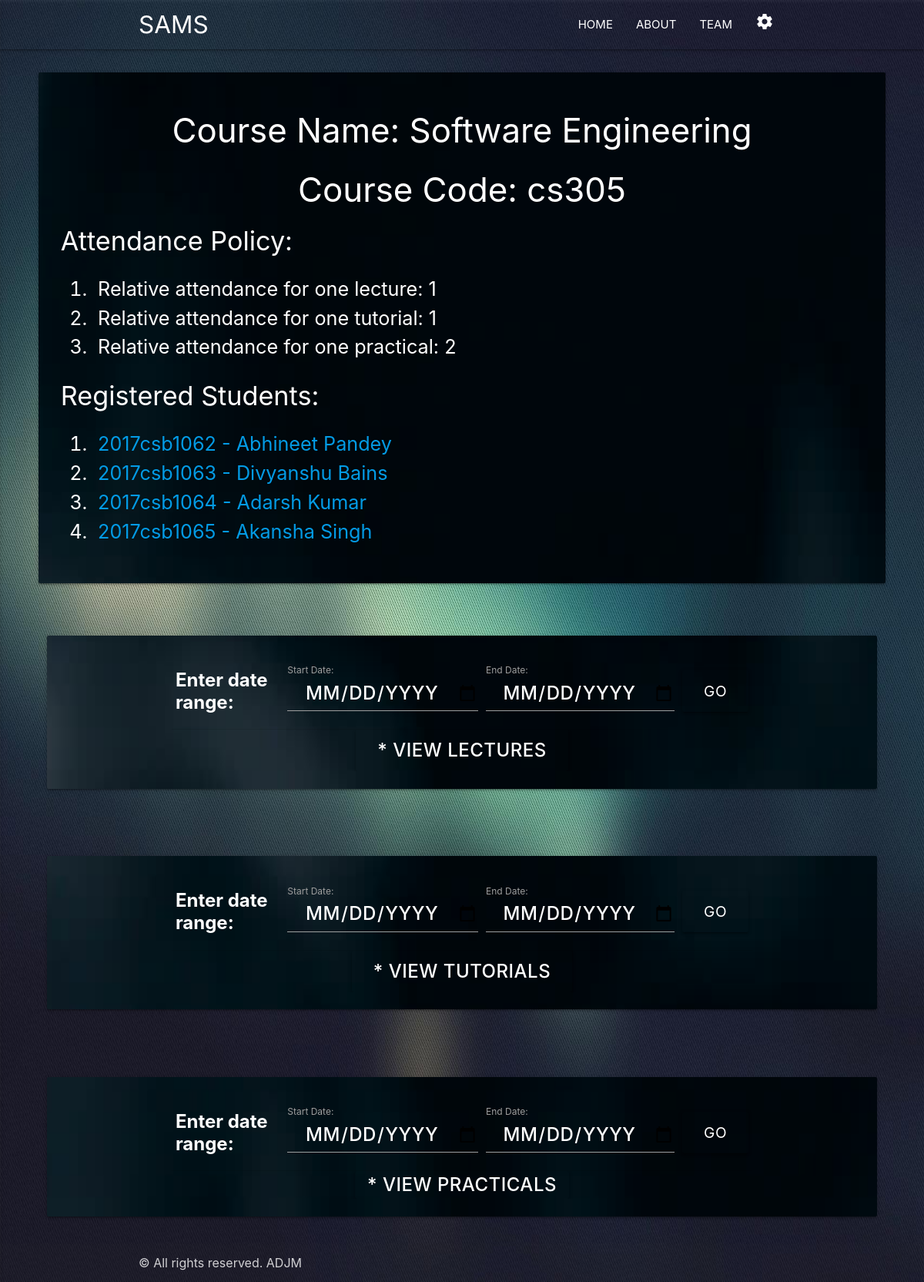
The app's page /db/view_course_attendance_details/2/ (signed in) with its own data.
### database_manager/models.py (models this page shows, shortened)
class Course(models.Model):
    name = models.CharField(max_length=80)
    code = models.CharField(max_length=10, unique=True)
    relative_attendance_for_one_lecture = models.IntegerField()
    relative_attendance_for_one_tutorial = models.IntegerField()
    relative_attendance_for_one_practical = models.IntegerField()
    instructors = models.ManyToManyField(Instructor)
    teaching_assistants = models.ManyToManyField(TeachingAssistant, blank=True)
    registered_students = models.ManyToManyField(Student)
    acad_year_start = models.IntegerField(editable=False)
    acad_year_end = models.IntegerField(editable=False)
    semester = models.IntegerField(editable=False)
    total_lectures_held = models.IntegerField(default=0, editable=False)
    total_tutorials_held = models.IntegerField(default=0, editable=False)
    total_practicals_held = models.IntegerField(default=0, editable=False)

class Student(models.Model):
    user = models.OneToOneField(settings.AUTH_USER_MODEL, on_delete=models.CASCADE)
    entry_number = models.CharField(max_length=15, unique=True)
    def __str__(self):
        return str(self.entry_number) + ' - ' + self.user.get_full_name()

class User(AbstractBaseUser, PermissionsMixin):
    username_validator = UnicodeUsernameValidator()
    first_name = models.CharField(_('first name'), max_length=30, blank=True)
    last_name = models.CharField(_('last name'), max_length=150, blank=True)
    email = models.EmailField(_('email address'), unique=True)
    is_staff = models.BooleanField(
        _('staff status'),
        default=False,
        help_text=_('Designates whether the user can log into this admin site.'),
    )
    is_active = models.BooleanField(
        _('active'),
        default=True,
        help_text=_(
            'Designates whether this user should be treated as active. '
            'Unselect this instead of deleting accounts.'
        ),
    )
    date_joined = models.DateTimeField(_('date joined'), default=timezone.now)
    objects = UserManager()
    EMAIL_FIELD = 'email'
    USERNAME_FIELD = 'email'
    REQUIRED_FIELDS = []
    class Meta:
        verbose_name = _('user')
        verbose_name_plural = _('users')
    def get_full_name(self):
        full_name = '%s %s' % (self.first_name, self.last_name)
        return full_name.strip()

### database_manager/views.py (the view, shortened to what this page needs)
# urls.py: path('view_course_attendance_details/<int:course_id>/', views.view_course_attendance_details, name='view_course_attendance_details'),
@login_required
@permission_required('database_manager.view_course', raise_exception=True)
def view_course_attendance_details(request, course_id):
    related_course = get_object_or_404(Course, id=course_id)
    lectures = ClassEvent.objects.filter(course=related_course, class_event_type='L')
    tutorials = ClassEvent.objects.filter(
        course=related_course, class_event_type='T')
    practicals = ClassEvent.objects.filter(
        course=related_course, class_event_type='P')
    context = {'related_course': related_course, 'lectures': lectures,
               'tutorials': tutorials, 'practicals': practicals}
    return render(request, 'database_manager/view_course_attendance_details.html', context)

### database_manager/templates/database_manager/view_course_attendance_details.html (shortened to what this page needs)
{% extends 'base_generic.html' %} {% load static %} {% block content %}
<div style="margin-left: 50px; margin-right: 50px; margin-top:30px;">
    <div class="card hoverable back-image-class">
        <div class="class-content">
            <br>
            <h3 class="center">Course Name: {{ related_course.name }}</h3>
            <h3 class="center">Course Code: {{ related_course.code }}</h3>
            <h4>&nbsp;&nbsp;&nbsp;Attendance Policy:</h4>
            <ol class="flow-text white-text" style="margin-left: 30px">
                <li>&nbsp;Relative attendance for one lecture: {{ related_course.relative_attendance_for_one_lecture }}</li>
                <li>&nbsp;Relative attendance for one tutorial: {{ related_course.relative_attendance_for_one_tutorial }}</li>
                <li>&nbsp;Relative attendance for one practical: {{ related_course.relative_attendance_for_one_practical }}</li>
            </ol>
            <h4>&nbsp;&nbsp;&nbsp;Registered Students:</h4>
            <ol class="flow-text white-text" style="margin-left: 30px">
                {% for registered_student in related_course.registered_students.all %}
                <li><a href="{% url 'view_student_attendance_details_in_a_course' course_id=related_course.id student_id=registered_student.id %}">&nbsp;{{ registered_student }}</a></li>
                {% endfor %}
            </ol>
            <br>
        </div>
    </div>
</div>
<div class="row">
    <div class="col l12 m12 s12">
        <div style="margin-left: 50px; margin-right: 50px; margin-top:30px;">
            <div class="card hoverable back-image-class">
                <div class="class-content">
                    <br>
                    <div class="container">
                        <table class="responsive-table">
                            <tr>
                                <td><b class="center white-text" style="font-size: x-large;">Enter date range:</b></td>
                                <td><label for="start">Start Date:</label>
                                    <input type="date" id="start_lec" name="start date" class="white-text btn-large" style="background-color: transparent; font-size: x-large; font-weight: 500;" /></td>
                                <td><label for="end">End Date:</label>
                                    <input type="date" id="end_lec" name="end date" class="white-text btn-large" style="background-color: transparent; font-size: x-large; font-weight: 500;" /></td>
                                <td>
                                    <input type="button" onclick="date_range('lecture')" value="GO" class="btn-large tooltipped" data-tooltip="Click to View" data-position="right" style="background-color: transparent; font-size: larger;">
                                </td>
                            </tr>
                        </table>
                    </div>
                    <div class="center" style="overflow: hidden;">
                        <input type="button" onclick="myFunction1('lecture')" class="btn-large white-text tooltipped" data-tooltip="Click to View list of Lectures" data-position="right" style="background-color: transparent; font-size: x-large; font-weight: 500;" value="* view lectures"
                            id="lecture_button" />
                    </div>
                    <br>
                </div>
            </div>
        </div>
    </div>
</div>
<div class="row">
    <div class="col l12 m12 s12">
        <div style="margin-left: 50px; margin-right: 50px; margin-top:30px;">
            <div class="card hoverable back-image-class">
                <div class="class-content">
                    <br>
                    <div class="container">
                        <table class="responsive-table">
                            <tr>
                                <td><b class="center white-text" style="font-size: x-large;">Enter date range:</b></td>
                                <td><label for="start">Start Date:</label>
                                    <input type="date" id="start_tut" name="start date" class="white-text btn-large" style="background-color: transparent; font-size: x-large; font-weight: 500;" /></td>
                                <td><label for="end">End Date:</label>
                                    <input type="date" id="end_tut" name="end date" class="white-text btn-large" style="background-color: transparent; font-size: x-large; font-weight: 500;" /></td>
                                <td>
                                    <input type="button" onclick="date_range('tutorial')" value="GO" class="btn-large tooltipped" data-tooltip="Click to View" data-position="right" style="background-color: transparent; font-size: larger;">
                                </td>
                            </tr>
                        </table>
                    </div>
                    <div class="center" style="overflow: hidden;">
                        <input type="button" onclick="myFunction1('tutorial')" class="btn-large white-text tooltipped" data-tooltip="Click to View list of Tutotrials" data-position="right" style="background-color: transparent; font-size: x-large; font-weight: 500;" value="* view tutorials"
                            id="tutorial_button" />
                    </div>
                    <br>
                </div>
            </div>
        </div>
    </div>
</div>
<div class="row">
    <div class="col l12 m12 s12">
        <div style="margin-left: 50px; margin-right: 50px; margin-top:30px;">
            <div class="card hoverable back-image-class">
                <div class="class-content">
                    <br>
                    <div class="container">
                        <table class="responsive-table">
                            <tr>
                                <td><b class="center white-text" style="font-size: x-large;">Enter date range:</b></td>
                                <td><label for="start">Start Date:</label>
                                    <input type="date" id="start_prac" name="start date" class="white-text btn-large" style="background-color: transparent; font-size: x-large; font-weight: 500;" /></td>
                                <td><label for="end">End Date:</label>
                                    <input type="date" id="end_prac" name="end date" class="white-text btn-large" style="background-color: transparent; font-size: x-large; font-weight: 500;" /></td>
                                <td>
                                    <input type="button" onclick="date_range('practical')" value="GO" class="btn-large tooltipped" data-tooltip="Click to View" data-position="right" style="background-color: transparent; font-size: larger;">
                                </td>
                            </tr>
                        </table>
                    </div>
                    <div class="center" style="overflow: hidden;">
                        <input type="button" onclick="myFunction1('practical')" class="btn small white-text tooltipped" data-tooltip="Click to View list of Practicals" data-position="right" style="background-color: transparent; font-size: x-large; font-weight: 500;" value="* view practicals"
                            id="practical_button" />
                    </div>
                    <br>
                </div>
            </div>
        </div>
    </div>
</div>
{% endblock %}

### records on screen
Course: name "Software Engineering", code "cs305", relative_attendance_for_one_lecture "1", relative_attendance_for_one_tutorial "1", relative_attendance_for_one_practical "2"
Student: entry_number+user "2017csb1062 - Abhineet Pandey"
Student: entry_number+user "2017csb1063 - Divyanshu Bains"
Student: entry_number+user "2017csb1064 - Adarsh Kumar"
Student: entry_number+user "2017csb1065 - Akansha Singh"
